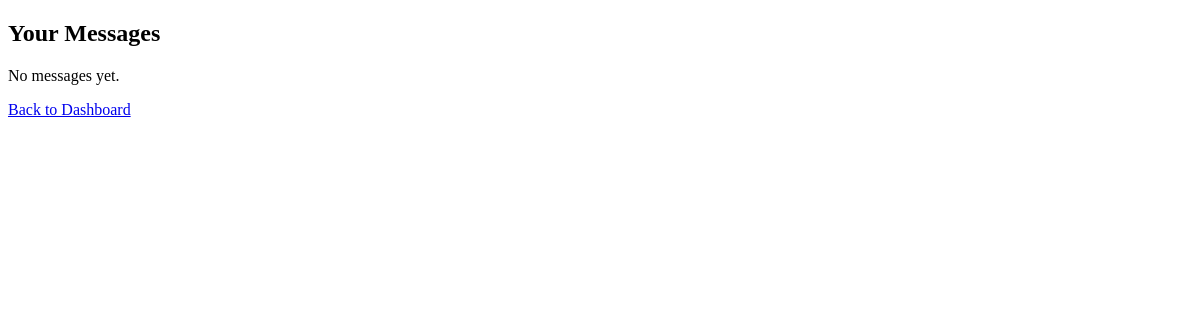
The page /messaging/messages/ (signed in) on the database as committed earlier.
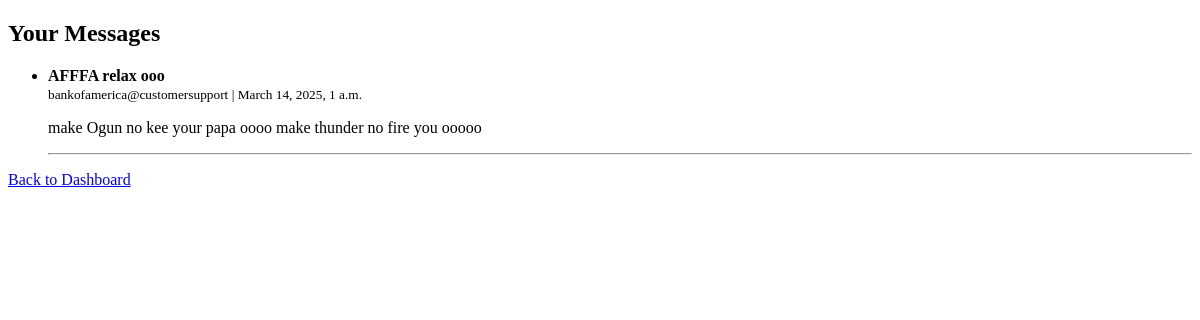
The same page on the database as committed later.
### messaging/models.py (models this page shows, shortened)
class Message(models.Model):
    sender = models.ForeignKey(User, on_delete=models.CASCADE, related_name="sent_messages")
    receiver = models.ForeignKey(User, on_delete=models.CASCADE, related_name="received_messages")
    subject = models.CharField(max_length=255)
    content = models.TextField()
    timestamp = models.DateTimeField(auto_now_add=True)
    is_read = models.BooleanField(default=False)
    class Meta:
        ordering = ['-timestamp']  # Newest messages first

### messaging/views.py (the view)
# urls.py: path('messages/', user_messages, name='user_messages'),
@login_required
def user_messages(request):
    messages = Message.objects.filter(receiver=request.user).order_by('-timestamp')
    return render(request, 'messaging/messages.html', {'messages': messages})

### messaging/templates/messaging/messages.html (shortened to what this page needs)
{% load static %}
<!DOCTYPE html>
<html lang="en">
<head>
</head>
<body>
    <h2>Your Messages</h2>
    {% if messages %}
        <ul>
            {% for message in messages %}
                <li>
                    <strong>{{ message.subject }}</strong><br>
                    <small>{{ message.sender }} | {{ message.timestamp }}</small>
                    <p>{{ message.content }}</p>
                </li>
                <hr>
            {% endfor %}
        </ul>
    {% else %}
        <p>No messages yet.</p>
    {% endif %}
    <a href="{% url 'dashboard' %}">Back to Dashboard</a>
</body>
</html>

Rows that differ between the two databases and show on the page:
added Message: subject "AFFFA relax ooo", sender "bankofamerica@customersupport", timestamp "March 14, 2025, 1 a.m.", content "make Ogun no kee your papa oooo make thunder no fire you ooooo"
Other text that changed with them:
text no longer shown: "No messages yet."
